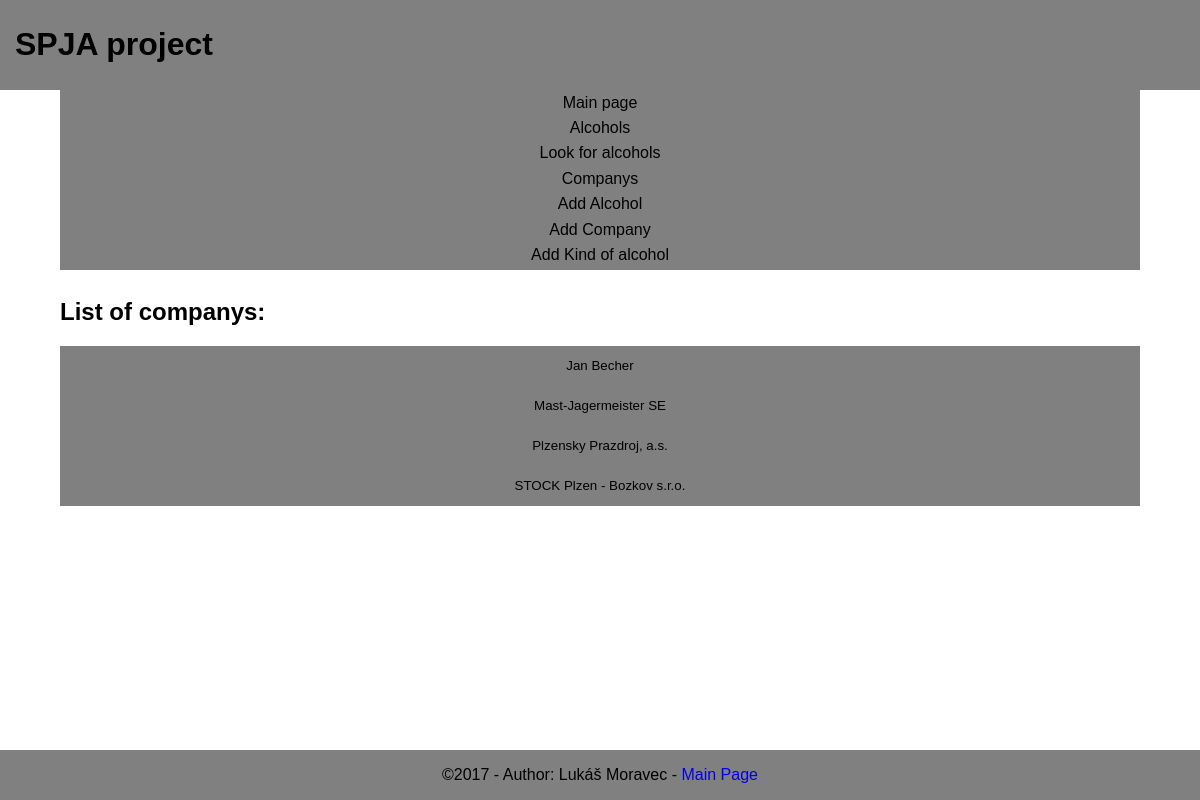
The app's page /companys/ with its own data.
### Project/models.py (models this page shows, shortened)
class Company(models.Model):
	name = models.CharField('Company name', max_length=50, unique=True)
	year = models.IntegerField('Year', null=True)

### Project/views.py (the view)
# urls.py: url(r'^companys/', Project.views.companys, name='companys'),
def companys(request):
	companys = Company.objects.all().order_by('name')
	context = {'companys' : companys }
	return render(request, 'Project/companys.html', context)

### Project/templates/Project/companys.html (shortened to what this page needs)
{% extends "Project/base.html" %}
{% block content %}
	<div class = "list" style="text-align:left" class = "list">
	{% if companys %}
	<h2>List of companys:</h2>
		{% for company in companys %}
			<a href="/company/{{ company.id }}/"><button class = "listButton">{{ company.name }}</button></a>
		{% endfor %}
	{% else %}
		<h3>Any companys in the database.</h3>
	{% endif %}
	</div>
{% endblock %}

### Project/templates/Project/base.html (style rules this page uses)
html, body { background-color: white; margin: 0px; font-family: "Arial", Helvetica, Sans-serif; height: 100%; min-height: 100%; display: table; width: 100%; }
a { text-decoration: none; }
.listButton { border: none; width: 100%; color: black; background-color: grey; height: 40px; }
.list { padding-top: 10px; margin-top: 0px; margin-left: 5%; margin-right: 5%; margin-bottom: 40px; }

### records on screen
Company: name "Jan Becher"
Company: name "Mast-Jagermeister SE"
Company: name "Plzensky Prazdroj, a.s."
Company: name "STOCK Plzen - Bozkov s.r.o."
